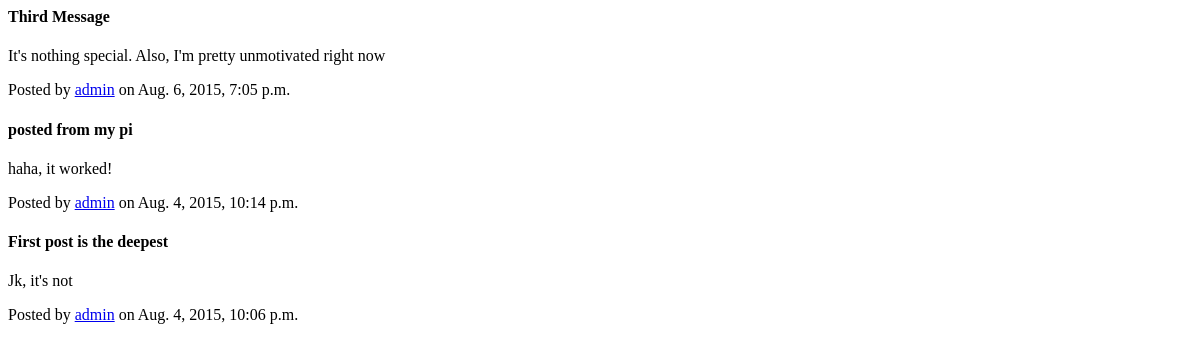
Page /all-messages/ (signed in) on the earlier database version.
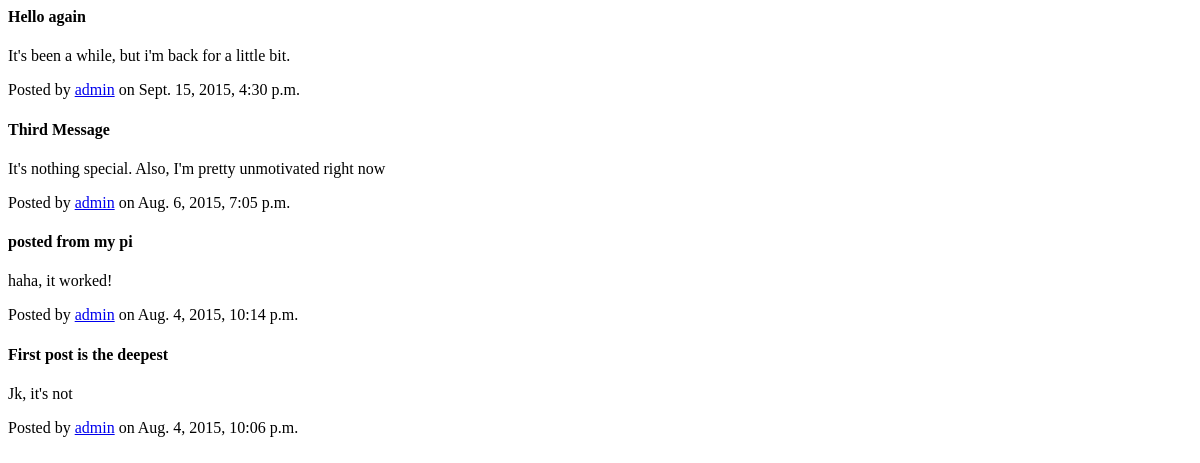
Same page on the later database version.
### main/models.py (models this page shows, shortened)
class Message(models.Model):
    title = models.CharField(max_length=255, default="i can't think of a title")
    text = models.TextField()
    author = models.ForeignKey(User)
    date_posted = models.DateTimeField(auto_now_add=True)
    favorite = models.ManyToManyField(User, related_name='favorites', blank=True)

### main/views.py (the view)
# urls.py: url(r'^all-messages/$', 'main.views.all_messages', name='all_messages'),
@login_required
def all_messages(request):
    context = {}
    messages = Message.objects.all().order_by('-date_posted')
    context['messages'] = messages
    if is_admin(request.user):
            context['permission'] = 'is_admin'
    return render(request, 'all_messages.html', context)

### main/templates/all_messages.html (shortened to what this page needs)
{% for message in messages %}
    <div data-message-id='{{ message.id }}' class="message">
        <h4 class="message-title">
            {{ message.title }}
        </h4>
        <p class="message-text">
            {{ message.text }}
        </p>
        <p class="message-date">Posted by <a href="#">{{ message.author.username }}</a> on {{ message.date_posted }}
        </p>
    </div>
{% endfor %}

Differences in the rows shown:
added Message: title "Hello again", text "It's been a while, but i'm back for a little bit.", author.username "admin", date_posted "Sept. 15, 2015, 4:30 p.m."
